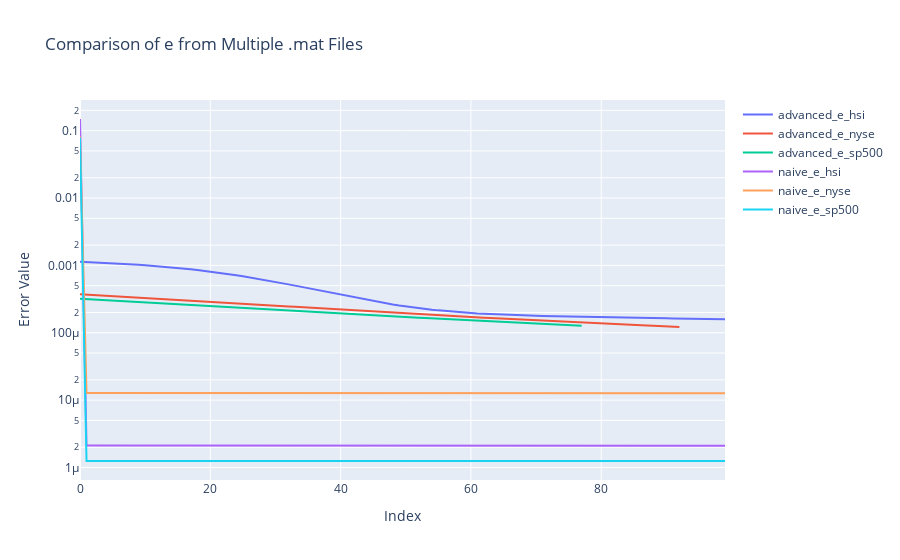

Here is the notebook cell this chart was saved with:
### Markdown cell above
step size advanced vs naive

### Code cell
import numpy as np
import plotly.graph_objects as go
from scipy.io import loadmat
import os

# List of .mat file paths
file_paths = ['advanced_e_hsi.mat', 'advanced_e_nyse.mat', 'advanced_e_sp500.mat',
              'naive_e_hsi.mat','naive_e_nyse.mat','naive_e_sp500.mat']  # Add more paths as needed


# Initialize the plot
fig = go.Figure()

# Loop through each file path
for i, file_path in enumerate(file_paths):
    # Load e from the .mat file
    data = loadmat(file_path)
    e = data['e'].flatten()  # Flatten to ensure it's a 1D array

    # Get the name of the file without the extension for the legend
    name = os.path.splitext(os.path.basename(file_path))[0]

    # Plot the e values with corresponding color
    fig.add_trace(go.Scatter(x=list(range(len(e))), y=e, mode='lines', name=name))

# Update layout
fig.update_layout(title='Comparison of e from Multiple .mat Files',
                  xaxis_title='Index',
                  yaxis=dict(type='log'),  # Set y-axis to logarithmic scale
                  yaxis_title='Error Value',
                  showlegend=True)

# Show the plot
fig.show()
